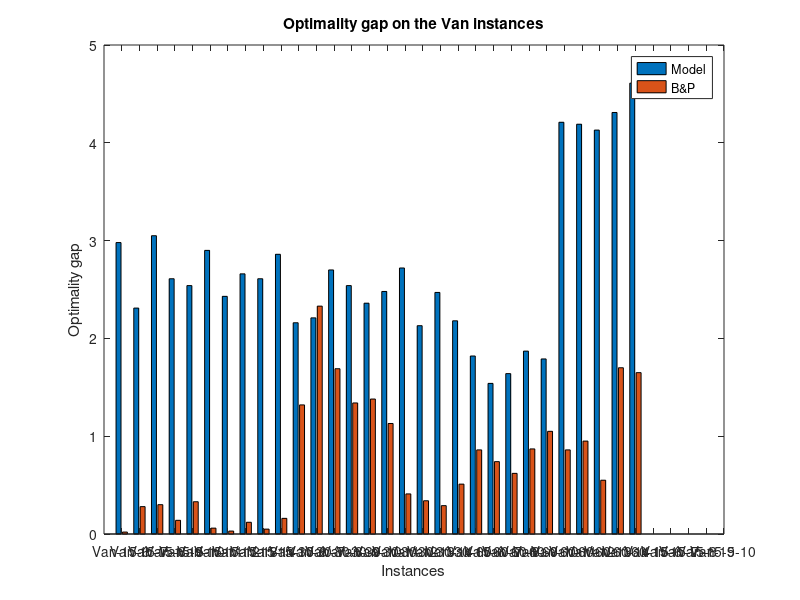

The MATLAB source for this figure:
clc
close all
clear
y_Model=[
2.98
2.31
3.05
2.61
2.54
2.90
2.43
2.66
2.61
2.86
2.16
2.21
2.70
2.54
2.36
2.48
2.72
2.13
2.47
2.18
1.82
1.54
1.64
1.87
1.79
4.21
4.19
4.13
4.31
4.61
];
y_BnP=[
0.02
0.28
0.30
0.14
0.33
0.06
0.03
0.12
0.05
0.16
1.32
2.33
1.69
1.34
1.38
1.13
0.41
0.34
0.29
0.51
0.86
0.74
0.62
0.87
1.05
0.86
0.95
0.55
1.70
1.65
];
x = [1:30];
xlabelnames={
'Van-15-6'
'Van-15-7'
'Van-15-8'
'Van-15-9'
'Van-15-10'
'Van-15-11'
'Van-15-12'
'Van-15-13'
'Van-15-14'
'Van-15-15'
'Van-30-6'
'Van-30-7'
'Van-30-8'
'Van-30-9'
'Van-30-10'
'Van-30-11'
'Van-30-12'
'Van-30-13'
'Van-30-14'
'Van-30-15'
'Van-60-6'
'Van-60-7'
'Van-60-8'
'Van-60-9'
'Van-60-10'
'Van-60-11'
'Van-60-12'
'Van-60-13'
'Van-60-14'
'Van-60-15'
};
figure
%plot(x,y_Model,'o',x,y_BnP,'s','LineWidth',1)
bar([y_Model,y_BnP])
title('Optimality gap on the Van instances')
xlabel('Instances') % x-axis label
ylabel('Optimality gap')
legend('Model','B&P')
set(gca,'xtick',1:35); 
set(gca,'xticklabel',xlabelnames);
set(gca,'XTickLabelRotation',45);
